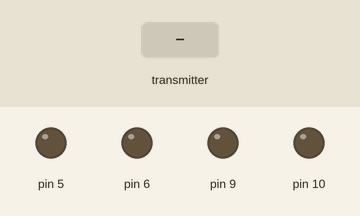
Recording of a sketch running on a simulated Arduino Uno, built with avr-gcc and run on an emulated ATmega328P. Parts: output pins drawn as LEDs (lit = HIGH). Inputs (shaded band) come from the test bench. No radio packets arrive unless stated.

Above: at 1.2 s.
1.3 s: the transmitter starts sending left = 25
At 1.9 s:
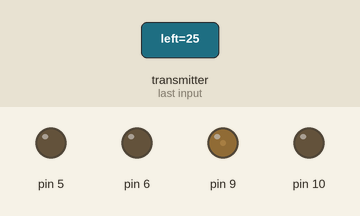
2.8 s: the transmitter starts sending right = 25
At 3.1 s:
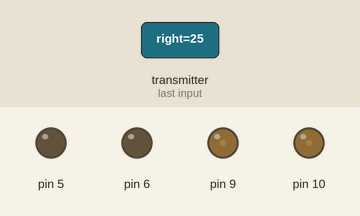
4.3 s: the transmitter starts sending left = 0
At 5.4 s:
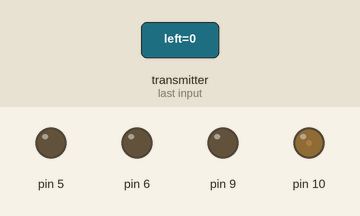
5.8 s: the transmitter starts sending right = 100
At 6.6 s:
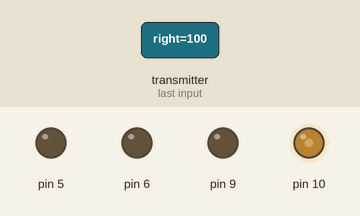
7.3 s: the transmitter starts sending left = 50
At 7.7 s:
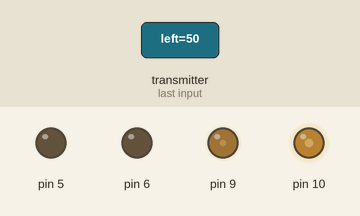
8.8 s: the transmitter starts sending left = 100
At 10.1 s:
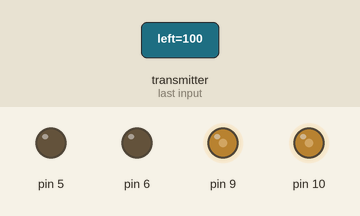
Timing chart, 0 to 11.3 s (numbered marks = the images above; inputs shaded):
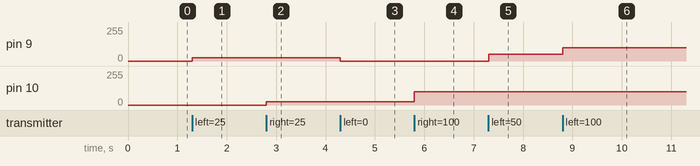

Measured:
- after the input at 1.3 s, pin 9: 0/255 → 25/255 at once
- after the input at 2.8 s, pin 10: 0/255 → 25/255 at once
- after the input at 4.3 s, pin 9: 25/255 → 0/255 at once
- after the input at 5.8 s, pin 10: 25/255 → 100/255 at once
- after the input at 7.3 s, pin 9: 0/255 → 50/255 at once
- after the input at 8.8 s, pin 9: 50/255 → 100/255 at once

The sketch:

Reciever.ino
```cpp
#include <SPI.h>
#include <nRF24L01.h>
#include <RF24.h>
float left_wheel = 0;
float right_wheel =0;

RF24 radio(7, 8);
struct MyData {
  float left;
  float right;
};
MyData data;

void resetData()
{
  data.left = 0;
  data.right = 0;
}

const byte rxAddr[6] = "00001";

void setup()
{
  radio.begin();
  radio.openReadingPipe(0, rxAddr);
  radio.startListening();
  pinMode(5,OUTPUT);
  pinMode(6,OUTPUT);
  pinMode(9,OUTPUT);
  pinMode(10,OUTPUT);
  analogWrite(5,0);
  analogWrite(6,0);
  analogWrite(9,0);
  analogWrite(10,0);
}

void loop()
{
  if (radio.available())
  {
    radio.read(&data, sizeof(MyData));
    left_wheel = data.left;
    right_wheel = data.right;

    if (right_wheel<-255){
      right_wheel = -255;
    }

    if (left_wheel<-255){
      left_wheel = -255;
    }

    if(left_wheel <0){
      analogWrite(5,abs(left_wheel));
      analogWrite(9,0);
    }
    else{
      analogWrite(9,left_wheel);
      analogWrite(5,0);
    }

    if(right_wheel<0){
      analogWrite(6,abs(right_wheel));
      analogWrite(10,0);
    }
    else{
      analogWrite(10,right_wheel);
      analogWrite(6,0);
    }
  }
}
```
